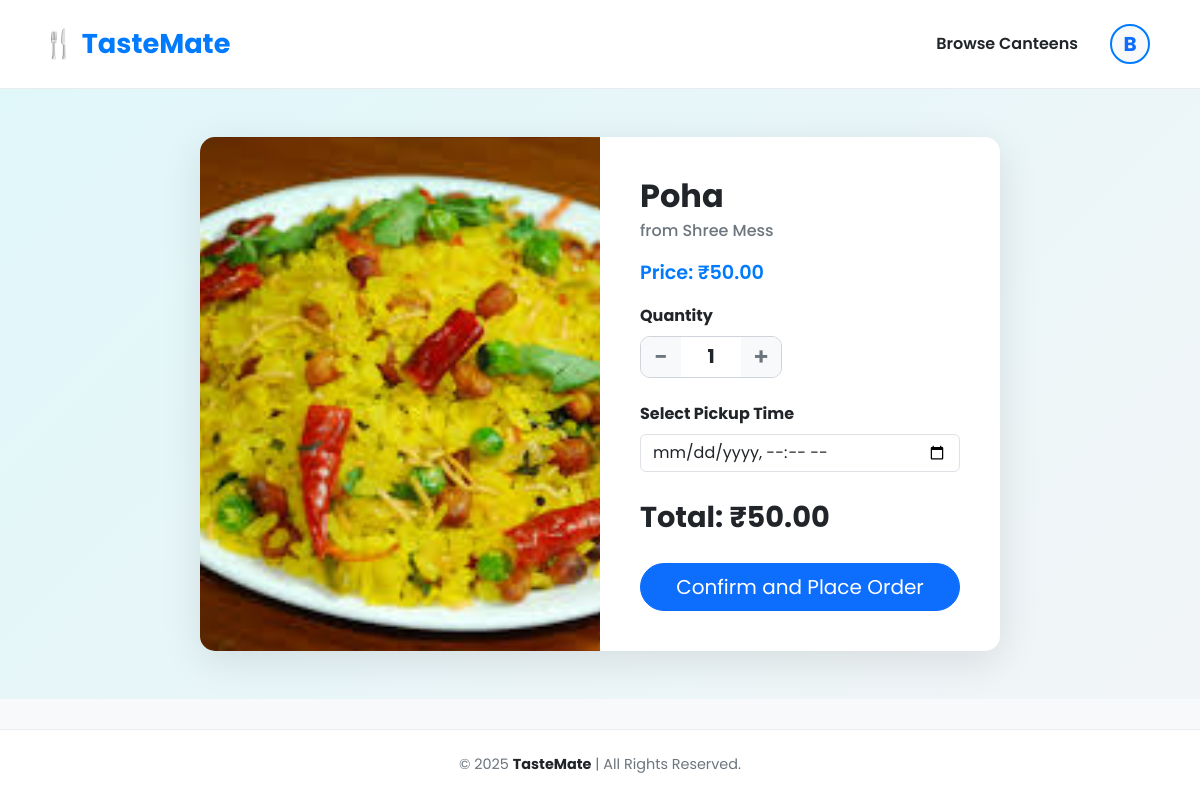
/orders/place/49/ (signed in), run on the app's committed database.
### users/models.py (models this page shows, shortened)
class User(AbstractUser):
    CANTEEN = 'Canteen'
    STUDENT = 'Student'
    ROLE_CHOICES = [
        (CANTEEN, 'Canteen'),
        (STUDENT, 'Student'),
    ]
    role = models.CharField(max_length=20, choices=ROLE_CHOICES)
    phone = models.CharField(max_length=15, blank=True, null=True)
    address = models.TextField(blank=True, null=True, help_text="Full address of the canteen")
    canteen_name = models.CharField(max_length=150, blank=True)
    latitude = models.FloatField(blank=True, null=True)
    longitude = models.FloatField(blank=True, null=True)

### menu/models.py (models this page shows, shortened)
class Dish(models.Model):
    BREAKFAST = 'breakfast'
    LUNCH = 'lunch'
    DINNER = 'dinner'
    MEAL_CHOICES = [
        (BREAKFAST, 'Breakfast'),
        (LUNCH, 'Lunch'),
        (DINNER, 'Dinner'),
    ]
    canteen = models.ForeignKey(settings.AUTH_USER_MODEL, on_delete=models.CASCADE, related_name='dishes')
    name = models.CharField(max_length=200)
    description = models.TextField(blank=True)
    price = models.DecimalField(max_digits=8, decimal_places=2)
    is_veg = models.BooleanField(default=True)
    available = models.BooleanField(default=True)
    meal_type = models.CharField(max_length=10, choices=MEAL_CHOICES)
    served_date = models.DateField(default=timezone.localdate)  # default to today
    image = models.ImageField(upload_to='dishes/', blank=True, null=True)
    created_at = models.DateTimeField(auto_now_add=True)
    class Meta:
        ordering = ['-served_date', 'meal_type', 'name']

### orders/views.py (the view, shortened to what this page needs)
# urls.py: path("place/<int:dish_id>/", views.place_order, name="place_order"),
@login_required
def place_order(request, dish_id):
    dish = get_object_or_404(Dish, id=dish_id)
    return render(request, "place_order.html", {"dish": dish})

### orders/templates/place_order.html (shortened to what this page needs)
{% extends "layout.html" %}
{% load widget_tweaks %}
{% block content %}
<div class="place-order-container">
    <div class="order-card">
        <div class="row g-0">
            <div class="col-md-6 dish-image-section" style="background-image: url('{{ dish.image.url|default:'https://placehold.co/800x800/e0f7fa/ccc?text=Dish' }}');">
            </div>
            <div class="col-md-6 order-form-section">
                <h2 class="mb-1">{{ dish.name }}</h2>
                <p class="dish-canteen">from {{ dish.canteen.canteen_name|default:dish.canteen.username }}</p>
                <p class="dish-price">Price: ₹<span id="unit-price">{{ dish.price }}</span></p>
                <form method="post">
                    <div class="mb-3">
                        <label for="quantity" class="form-label fw-bold">Quantity</label>
                        <div class="quantity-selector">
                            <button type="button" id="decrement-btn">-</button>
                            <input type="number" name="quantity" id="quantity" class="form-control" min="1" value="1">
                            <button type="button" id="increment-btn">+</button>
                        </div>
                    </div>
                    <div class="mb-3 pickup-time-section">
                        <label for="pickup_time" class="form-label fw-bold">Select Pickup Time</label>
                        <input type="datetime-local" name="pickup_time" id="pickup_time" class="form-control" required>
                    </div>
                    <div class="total-price-section">
                        Total: ₹<span id="total-price">{{ dish.price }}</span>
                    </div>
                    <div class="d-grid mt-4">
                        <button type="submit" class="btn btn-primary btn-lg rounded-pill">Confirm and Place Order</button>
                    </div>
                </form>
            </div>
        </div>
    </div>
</div>
{% endblock %}

### templates/layout.html (shortened to what this page needs)
{% load static %}
<!DOCTYPE html>
<html lang="en">
<head>
    <link href="https://cdn.jsdelivr.net/npm/bootstrap@5.3.3/dist/css/bootstrap.min.css" rel="stylesheet">
</head>
<body class="d-flex flex-column min-vh-100">
    <nav class="navbar navbar-expand-lg sticky-top">
        <div class="container">
            <a class="navbar-brand" href="{% url 'home' %}">🍴 TasteMate</a>
            <div class="collapse navbar-collapse" id="navbarNav">
                <ul class="navbar-nav ms-auto align-items-center">
                    <li class="nav-item"><a class="nav-link" href="{% url 'public_menu' %}">Browse Canteens</a></li>
                    {% if user.is_authenticated %}
                        <li class="nav-item dropdown ms-lg-3">
                            <a class="nav-link" href="#" id="profileDropdown" role="button" data-bs-toggle="dropdown" aria-expanded="false">
                                {% if user.profile_image %}
                                    <img src="{{ user.profile_image.url }}" alt="Profile" class="profile-circle">
                                {% else %}
                                    <div class="bg-light text-primary d-flex justify-content-center align-items-center profile-circle fw-bold fs-5">
                                        {{ user.username|first|upper }}
                                    </div>
                                {% endif %}
                            </a>
                        </li>
                    {% endif %}
                </ul>
            </div>
        </div>
    </nav>
    <main class="flex-grow-1">
        {% block content %}{% endblock %}
    </main>
    <footer class="text-center mt-auto">
        <p class="mb-0">&copy; {% now "Y" %} <strong>TasteMate</strong> | All Rights Reserved.</p>
    </footer>
</body>
</html>

### templates/layout.html (style rules this page uses)
:root { --primary-color: #007BFF; --text-dark: #212529; --text-light: #6c757d; --background-offwhite: #f8f9fa; }
body { font-family: 'Poppins', sans-serif; background-color: var(--background-offwhite); }
.navbar { background: #fff; transition: all 0.3s ease; padding: 1rem 0; border-bottom: 1px solid #e9ecef; }
.navbar-brand { font-weight: 700; color: var(--primary-color) !important; font-size: 1.7rem; }
.navbar-nav .nav-link { color: var(--text-dark) !important; font-weight: 600; transition: color 0.2s; }
.profile-circle { width: 40px; height: 40px; border-radius: 50%; object-fit: cover; border: 2px solid var(--primary-color); cursor: pointer; }
footer { background-color: #fff; border-top: 1px solid #e9ecef; color: var(--text-light); font-size: 0.9rem; padding: 1.5rem 0; }
footer strong { color: var(--text-dark); }

### orders/templates/place_order.html (style rules this page uses)
.place-order-container { font-family: 'Poppins', sans-serif; background: linear-gradient(135deg, #e0f7fa 0%, #f2f5f7 100%); height: 100%; width: 100%; display: flex; align-items: center; justify-content: center; padding: 3rem 1rem; }
.order-card { background-color: #fff; border-radius: 15px; box-shadow: 0 10px 40px rgba(0,0,0,0.1); width: 100%; max-width: 800px; overflow: hidden; animation: fadeInUp 0.8s ease-in-out; }
.dish-image-section { background-size: cover; background-position: center; min-height: 250px; }
.order-form-section { padding: 2.5rem; }
.order-form-section h2 { font-weight: 700; color: var(--text-dark, #212529); }
.order-form-section .dish-canteen { font-weight: 500; color: var(--text-light, #6c757d); }
.order-form-section .dish-price { font-size: 1.2rem; font-weight: 600; color: var(--primary-color, #007BFF); }
.quantity-selector { display: flex; align-items: center; border: 1px solid #ced4da; border-radius: 10px; overflow: hidden; width: fit-content; }
.quantity-selector button { background-color: #f8f9fa; border: none; width: 40px; height: 40px; font-size: 1.5rem; font-weight: 600; color: var(--text-light, #6c757d); transition: background-color 0.2s; }
.quantity-selector input { width: 60px; text-align: center; border: none; font-size: 1.2rem; font-weight: 700; padding: 0; }
.quantity-selector input[type=number] { -moz-appearance: textfield; }
.total-price-section { margin-top: 1.5rem; font-weight: 700; font-size: 1.8rem; }
.pickup-time-section { margin-top: 1.5rem; }

### data on the page
User: username|first "B"
Dish: image (picture), name "Poha", canteen.canteen_name "Shree Mess", price "50.00"
